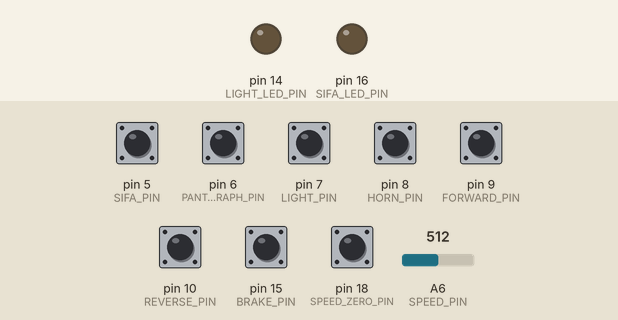
Simulated run of this sketch. Board: Arduino Leonardo, built with avr-gcc and run on an emulated ATmega32U4. On the bench: output pins drawn as LEDs (lit = HIGH). The inputs (shaded band) are chosen by the test bench; at power-on: pin 5 (SIFA_PIN), pin 6 (PANTOGRAPH_PIN), pin 7 (LIGHT_PIN), pin 8 (HORN_PIN), pin 9 (FORWARD_PIN), pin 10 (REVERSE_PIN), pin 15 (BRAKE_PIN), pin 18 (SPEED_ZERO_PIN) HIGH, A6 (SPEED_PIN) = 512. USB keyboard and mouse output is not drawn.

Above: at 6.2 s.
6.3 s: pin 7 (LIGHT_PIN) pulled LOW for 0.15 s
At 7.0 s:
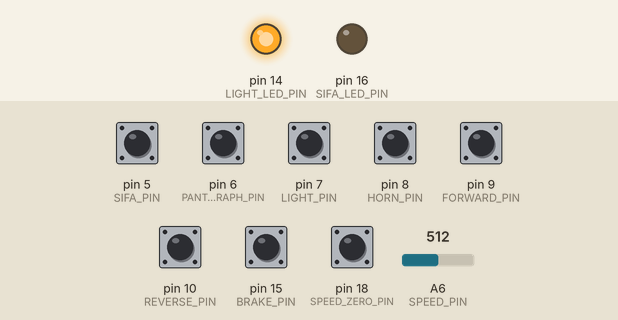
7.9 s: pin 7 (LIGHT_PIN) pulled LOW for 1 s
At 15.25 s:
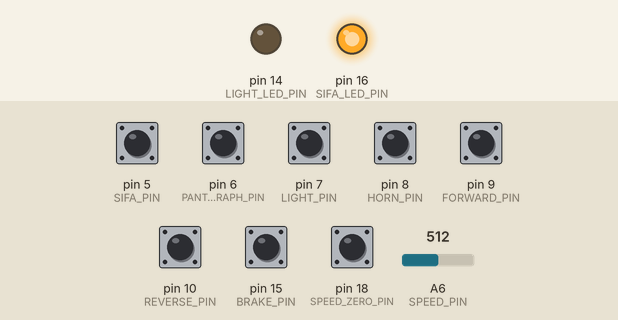
Timing chart, 0 to 16.4 s (numbered marks = the images above; inputs shaded):
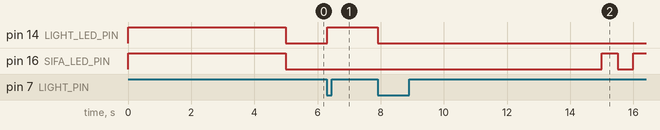

The sketch:

Fahrregler.ino
```cpp
#include <Keyboard.h>
#include <TimerOne.h>

#define SPEED_PIN       A6
#define SIFA_PIN        5
#define PANTOGRAPH_PIN  6
#define LIGHT_PIN       7
#define HORN_PIN        8
#define FORWARD_PIN     9
#define REVERSE_PIN     10
#define SIFA_LED_PIN    16
#define LIGHT_LED_PIN   14
#define BRAKE_PIN       15
#define SPEED_ZERO_PIN  18

// Calibrated from potentiometer
#define SPEED_RAW_MIN       10
#define SPEED_RAW_SLOW_MIN  390
#define SPEED_RAW_MID       535
#define SPEED_RAW_SLOW_MAX  660
#define SPEED_RAW_MAX       1010
#define SPEED_HYSTERESIS    10

// Blink interval in case of SIFA warning (in 100ms steps)
#define SIFA_BLINK_INTERVAL 5

// Wait time until SIFA is released after an emergency braking (in 100ms steps)
#define SIFA_BRAKE_DELAY 300

typedef enum direction {
  D_FORWARD,
  D_NONE,
  D_REVERSE
} direction_t;

// Speed and direction variables
int curSpeedRaw = 0;
int prevSpeedRaw = SPEED_RAW_MID;
int prevSpeedSteps = 0;
direction_t curDirection = D_NONE;

// Old button press states
bool prevSifaButtonState = 0;
bool prevPantographButtonState = 0;
bool prevLightButtonState = 0;
bool prevHornButtonState = 0;
bool prevBrakeButtonState = 0;

// States
bool curLightState = 0;
bool emergencyBrakeOccurred = 0;

// SIFA variables
volatile unsigned long curSifaTimer = 0;
volatile bool sifaWarningActive = 0;
volatile bool sifaBrakeActive = 0;
volatile bool sifaBrakeOccurred = 0;

// Delay until SIFA warning (in 100ms steps)
int sifaTimerWarning = 100;

// Delay until SIFA emergency braking (in 100ms steps)
int sifaTimerBrake = 200;

// Speed step configuration
int numSpeedSteps = 20; // TODO: Anpassbar machen
int numSpeedStepsSlow = 1;

int getSpeedRaw() {
  // TODO: Calibration factors
  return analogRead(SPEED_PIN);
}

direction_t getDirection() {
  if (!digitalRead(FORWARD_PIN)) {
    return D_FORWARD;
  } else if (!digitalRead(REVERSE_PIN)) {
    return D_REVERSE;
  }
  return D_NONE;
}

bool getSifaButton() {
  bool state = !digitalRead(SIFA_PIN);
  bool pressed = !prevSifaButtonState && state;
  prevSifaButtonState = state;
  return pressed;
}

bool getPantographButton() {
  bool state = !digitalRead(PANTOGRAPH_PIN);
  bool pressed = !prevPantographButtonState && state;
  prevPantographButtonState = state;
  return pressed;
}

bool getLightButton() {
  bool state = !digitalRead(LIGHT_PIN);
  bool pressed = !prevLightButtonState && state;
  prevLightButtonState = state;
  return pressed;
}

bool getHornButton() {
  return !digitalRead(HORN_PIN);
}

bool getBrakeButton() {
  bool state = !digitalRead(BRAKE_PIN);
  bool pressed = !prevBrakeButtonState && state;
  prevBrakeButtonState = state;
  return pressed;
}

bool getSpeedZeroButton() {
  return !digitalRead(SPEED_ZERO_PIN);
}

void decelerate() {
  Keyboard.print("x");
}

void accelerate() {
  Keyboard.print("w");
}

void stop() {
  Keyboard.print("s");
}

void togglePantograph() {
  // Numpad 1
  Keyboard.press(225);
  Keyboard.release(225);
}

void toggleLight() {
  Keyboard.print("l");
  curLightState = !curLightState;
  setLightLED(curLightState);
}

void setHorn(bool state) {
  if (state) {
    Keyboard.press('h');
  } else {
    Keyboard.release('h');
  }
}

void setSifaLED(bool state) {
  digitalWrite(SIFA_LED_PIN, state);
}

void toggleSifaLED() {
  digitalWrite(SIFA_LED_PIN, !digitalRead(SIFA_LED_PIN));
}

void setLightLED(bool state) {
  digitalWrite(LIGHT_LED_PIN, state);
}

int rawSpeedToSpeedSteps(int rawSpeed) {
  // Calculate amount of speed steps given a raw speed
  if (rawSpeed < SPEED_RAW_SLOW_MIN) {
    return map(rawSpeed, SPEED_RAW_MIN, SPEED_RAW_SLOW_MIN, -numSpeedSteps, -numSpeedStepsSlow);
  } else if (rawSpeed >= SPEED_RAW_SLOW_MIN && rawSpeed < SPEED_RAW_MID) {
    return map(rawSpeed, SPEED_RAW_SLOW_MIN, SPEED_RAW_MID, -numSpeedStepsSlow, 0);
  } else if (rawSpeed == SPEED_RAW_MID) {
    return 0;
  } else if (rawSpeed > SPEED_RAW_MID && rawSpeed <= SPEED_RAW_SLOW_MAX) {
    return map(rawSpeed, SPEED_RAW_MID, SPEED_RAW_SLOW_MAX, 0, numSpeedStepsSlow);
  } else if (rawSpeed > SPEED_RAW_SLOW_MAX) {
    return map(rawSpeed, SPEED_RAW_SLOW_MAX, SPEED_RAW_MAX, numSpeedStepsSlow, numSpeedSteps);
  }
}

void setSpeed(int newSpeed, direction_t direction) {
  // Limit speed to allowable range
  if (newSpeed > 0) {
    newSpeed = min(numSpeedSteps, newSpeed);
  } else if (newSpeed < 0) {
    newSpeed = max(-numSpeedSteps, newSpeed);
  }

  int speedStepsDiff = newSpeed - prevSpeedSteps;
  if (((speedStepsDiff > 0) && (direction == D_FORWARD)) || ((speedStepsDiff < 0) && (direction == D_REVERSE))) {
    for (int i = 0; i < abs(speedStepsDiff); i++) {
      accelerate();
    }
  } else if (((speedStepsDiff < 0) && (direction == D_FORWARD)) || ((speedStepsDiff > 0) && (direction == D_REVERSE))) {
    for (int i = 0; i < abs(speedStepsDiff); i++) {
      decelerate();
    }
  }
  prevSpeedSteps = newSpeed;
}

void sifaTimerInterrupt() {
  if (!getSpeedZeroButton() || sifaBrakeOccurred) {
    curSifaTimer++;
  }

  // Wait for defined time after braking
  if (sifaBrakeOccurred && (curSifaTimer < SIFA_BRAKE_DELAY)) {
    return;
  }

  if (curSifaTimer >= sifaTimerBrake) {
    sifaWarningActive = 0;
    sifaBrakeActive = 1;
  } else if (curSifaTimer >= sifaTimerWarning) {
    sifaWarningActive = 1;
  }

  if (sifaBrakeActive) {
    if (!sifaBrakeOccurred) {
      stop();
      sifaBrakeOccurred = 1;
      curSifaTimer = 0;
      setSifaLED(1);
    }
    if (getSpeedZeroButton()) {
      sifaBrakeActive = 0;
      sifaBrakeOccurred = 0;
      prevSpeedSteps = 0;
      curSifaTimer = 0;
    }
  } else if (sifaWarningActive) {
    if (curSifaTimer % SIFA_BLINK_INTERVAL == 0) {
      toggleSifaLED();
    }
  } else {
    setSifaLED(0);
  }
}

void resetSifa() {
  curSifaTimer = 0;
  sifaWarningActive = 0;
  sifaBrakeActive = 0;
}

void setup() {
  pinMode(SPEED_PIN, INPUT);
  pinMode(SIFA_PIN, INPUT_PULLUP);
  pinMode(PANTOGRAPH_PIN, INPUT_PULLUP);
  pinMode(LIGHT_PIN, INPUT_PULLUP);
  pinMode(HORN_PIN, INPUT_PULLUP);
  pinMode(FORWARD_PIN, INPUT_PULLUP);
  pinMode(REVERSE_PIN, INPUT_PULLUP);
  pinMode(SIFA_LED_PIN, OUTPUT);
  pinMode(LIGHT_LED_PIN, OUTPUT);
  pinMode(BRAKE_PIN, INPUT_PULLUP);
  pinMode(SPEED_ZERO_PIN, INPUT_PULLUP);

  setSifaLED(1);
  setLightLED(1);

  Keyboard.begin();
  delay(5000);

  setSifaLED(0);
  setLightLED(0);

  Timer1.initialize(100000); // 100ms intervals
  Timer1.attachInterrupt(sifaTimerInterrupt);
}

void loop() {
  if (getSpeedZeroButton()) {
    curSpeedRaw = SPEED_RAW_MID;
  } else {
    curSpeedRaw = getSpeedRaw();
  }
  curDirection = getDirection();

  if (emergencyBrakeOccurred && getSpeedZeroButton()) {
    emergencyBrakeOccurred = 0;
    prevSpeedSteps = 0;
  }

  if (!sifaBrakeOccurred && !emergencyBrakeOccurred) {
    if (getBrakeButton()) {
      stop();
      emergencyBrakeOccurred = 1;
    } else {
      if (abs(curSpeedRaw - prevSpeedRaw) > SPEED_HYSTERESIS) {
        setSpeed(rawSpeedToSpeedSteps(curSpeedRaw), curDirection);
        prevSpeedRaw = curSpeedRaw;
      }
    }

    if (getSifaButton() || getSpeedZeroButton()) {
      resetSifa();
    }
  }

  if (getPantographButton()) {
    togglePantograph();
  }

  if (getLightButton()) {
    toggleLight();
  }

  if (getHornButton()) {
    setHorn(1);
  } else {
    setHorn(0);
  }
}
```

Measured:
- after the input at 6.3 s, pin 14 (LIGHT_LED_PIN): LOW → HIGH at once
- after the input at 7.9 s, pin 14 (LIGHT_LED_PIN): HIGH → LOW at once
